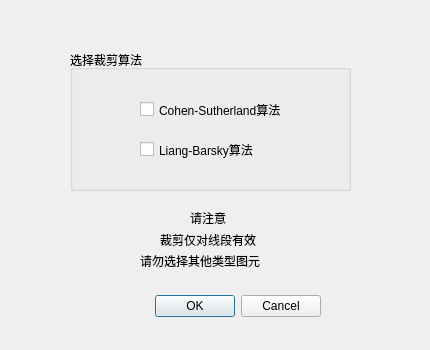
<?xml version="1.0" encoding="UTF-8"?>
<ui version="4.0">
 <class>ClipAlgorithm</class>
 <widget class="QDialog" name="ClipAlgorithm">
  <property name="geometry">
   <rect>
    <x>0</x>
    <y>0</y>
    <width>430</width>
    <height>350</height>
   </rect>
  </property>
  <property name="windowTitle">
   <string>Dialog</string>
  </property>
  <widget class="QDialogButtonBox" name="buttonBox">
   <property name="geometry">
    <rect>
     <x>-20</x>
     <y>290</y>
     <width>341</width>
     <height>32</height>
    </rect>
   </property>
   <property name="orientation">
    <enum>Qt::Horizontal</enum>
   </property>
   <property name="standardButtons">
    <set>QDialogButtonBox::Cancel|QDialogButtonBox::Ok</set>
   </property>
  </widget>
  <widget class="QGroupBox" name="groupBox">
   <property name="geometry">
    <rect>
     <x>70</x>
     <y>50</y>
     <width>281</width>
     <height>141</height>
    </rect>
   </property>
   <property name="title">
    <string>选择裁剪算法</string>
   </property>
   <widget class="QCheckBox" name="CohenSutherland">
    <property name="geometry">
     <rect>
      <x>70</x>
      <y>50</y>
      <width>191</width>
      <height>19</height>
     </rect>
    </property>
    <property name="text">
     <string>Cohen-Sutherland算法</string>
    </property>
   </widget>
   <widget class="QCheckBox" name="LiangBarsky">
    <property name="geometry">
     <rect>
      <x>70</x>
      <y>90</y>
      <width>171</width>
      <height>19</height>
     </rect>
    </property>
    <property name="text">
     <string>Liang-Barsky算法</string>
    </property>
   </widget>
  </widget>
  <widget class="QLabel" name="label">
   <property name="geometry">
    <rect>
     <x>190</x>
     <y>210</y>
     <width>72</width>
     <height>15</height>
    </rect>
   </property>
   <property name="text">
    <string>请注意</string>
   </property>
  </widget>
  <widget class="QLabel" name="label_2">
   <property name="geometry">
    <rect>
     <x>160</x>
     <y>230</y>
     <width>141</width>
     <height>20</height>
    </rect>
   </property>
   <property name="text">
    <string>裁剪仅对线段有效</string>
   </property>
  </widget>
  <widget class="QLabel" name="label_3">
   <property name="geometry">
    <rect>
     <x>140</x>
     <y>250</y>
     <width>181</width>
     <height>21</height>
    </rect>
   </property>
   <property name="text">
    <string>请勿选择其他类型图元</string>
   </property>
  </widget>
 </widget>
 <resources/>
 <connections>
  <connection>
   <sender>buttonBox</sender>
   <signal>accepted()</signal>
   <receiver>ClipAlgorithm</receiver>
   <slot>accept()</slot>
   <hints>
    <hint type="sourcelabel">
     <x>248</x>
     <y>254</y>
    </hint>
    <hint type="destinationlabel">
     <x>157</x>
     <y>274</y>
    </hint>
   </hints>
  </connection>
  <connection>
   <sender>buttonBox</sender>
   <signal>rejected()</signal>
   <receiver>ClipAlgorithm</receiver>
   <slot>reject()</slot>
   <hints>
    <hint type="sourcelabel">
     <x>316</x>
     <y>260</y>
    </hint>
    <hint type="destinationlabel">
     <x>286</x>
     <y>274</y>
    </hint>
   </hints>
  </connection>
 </connections>
</ui>
